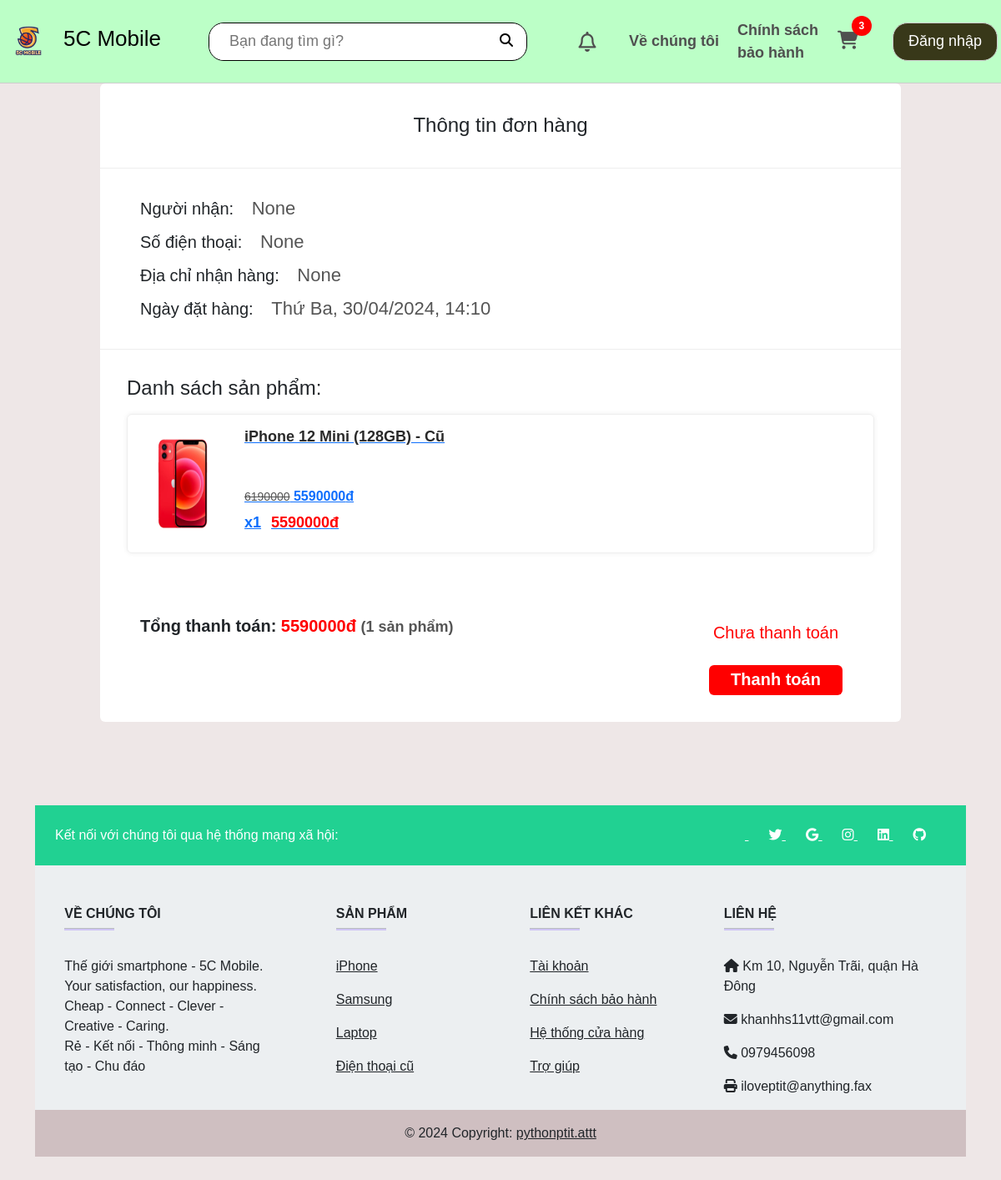
Page /order/details/136 (signed in) on the committed database.
### app/models.py (models this page shows, shortened)
class Cart(models.Model):
    customer = models.OneToOneField(User, on_delete=models.CASCADE, blank=True, null=True)
    def getCartItemsAmount(self):
        cartItems = self.cartitem_set.all()
        total = sum([item.quantity for item in cartItems])
        return total

class CartItem(models.Model):
    product = models.ForeignKey(Product, on_delete=models.SET_NULL, blank=True, null=True)
    cart = models.ForeignKey(Cart, on_delete=models.SET_NULL, blank=True, null=True)
    quantity = models.IntegerField(default=0, null=True, blank=True)
    dateAdded = models.DateTimeField(auto_now_add=True)

class Order(models.Model):
    customer = models.ForeignKey(User, on_delete=models.SET_NULL, blank=True, null=True)
    name = models.CharField(max_length=100, null=True)
    address = models.CharField(max_length=250, null=True)
    phoneNumber = models.CharField(max_length=10, null=True)
    dateOrder = models.DateTimeField(auto_now_add=True)
    complete = models.BooleanField(default=False, null=True, blank=False)
    active = models.BooleanField(default=False)
    isPaid = models.BooleanField(default=False)
    def getDateOrder(self):
        weekdays = ["Thứ Hai", "Thứ Ba", "Thứ Tư", "Thứ Năm", "Thứ Sáu", "Thứ Bảy", "Chủ Nhật"]
        return weekdays[self.dateOrder.astimezone().weekday()] + ', ' + self.dateOrder.astimezone().strftime("%d/%m/%Y, %H:%M")
    @property
    def getOrderItemsAmount(self):
        orderitems = self.orderitem_set.all()
        total = sum([item.quantity for item in orderitems])
        return total
    def getOrderTotalPrice(self):
        orderitems = self.orderitem_set.all()
        total = sum([item.get_total for item in orderitems])
        return total

class OrderItem(models.Model):
    product = models.ForeignKey(Product, on_delete=models.SET_NULL, blank=True, null=True)
    order = models.ForeignKey(Order, on_delete=models.SET_NULL, blank=True, null=True)
    quantity = models.IntegerField(default=0, null=True, blank=True)
    dateAdded = models.DateTimeField(auto_now_add=True)
    @property
    def get_total(self):
        return self.product.price * self.quantity

class Product(models.Model):
    name = models.CharField(max_length=100, null=True)
    price = models.IntegerField()
    cost = models.IntegerField()
    image = models.ImageField(upload_to='product', null=True, blank=True)
    imageURL = models.URLField(null=True, blank=True)
    launchYear = models.IntegerField(default='N/A', null=True, blank=True)
    author = models.CharField(default='N/A', max_length=100, null=True, blank=True)
    description = models.CharField(default='Người bán chưa cung cấp thông tin mô tả sản phẩm.', max_length=3000, null=True, blank=True)
    slugName = models.SlugField(unique=True, null=True, blank=True)
    CATEGORY_CHOICES = [
        ('category0', 'Chưa phân loại'),
        ('category1', 'iPhone cũ'),
        ('category2', 'Tablet'),
        ('category3', 'Samsung'),
        ('category4', 'Oppo - Xiaomi'),
        ('category5', 'Laptop'),
        ('category6', 'iPhone'),
    ]
    category = models.CharField(
        max_length=30,
        choices=CATEGORY_CHOICES,
        default='category0',
    )

### app/views.py (the view)
# urls.py: path('order/details/<int:order_id>', views.orderDetails, name='order-details'),
def orderDetails(request, order_id):
    if request.user.is_authenticated:
        customer = request.user
        cart, created = Cart.objects.get_or_create(customer=customer)
        try:
            order = get_object_or_404(Order, customer=customer, id=order_id)
            items = order.orderitem_set.all()
        except Http404:
            order = {'get_cart_items':0, 'get_cart_total':0}
            items = []
    else:
        customer = None
        cart = {'getCartItemsAmount': 0}
        order = {'get_cart_items':0, 'get_cart_total':0}
        items = []
    context = {'cart': cart ,'order': order, 'items': items}
    return render(request, 'app/orderdetail.html', context)

### app/templates/app/orderdetail.html (shortened to what this page needs)
{% extends 'app/base.html' %}
{% load static %}
{% block title %}
    <link rel="stylesheet" href="{% static 'app/css/orderdetail.css' %}"/>
{% endblock title %}
{% block content %}
    <div class="order-details">
        <h2 class="order-details__heading">Thông tin đơn hàng</h2>
        <div class="customer">
            <h4>Người nhận: <span>{{order.name}}</span></h4>
            <h4>Số điện thoại: <span>{{order.phoneNumber}}</span></h4>
            <h4>Địa chỉ nhận hàng: <span>{{order.address}}</span></h4>
            <h4>Ngày đặt hàng: <span>{{order.getDateOrder}}</span></h4>
        </div>
        <div class="list-product">
            <h4 class="list-product__heading">Danh sách sản phẩm:</h4>
            {% for item in items %}
                <a class="product" href="{% url 'product' item.product.slugName %}">
                    <img class="product__img" src="{{item.product.imageURL}}">
                    <div class="product__info">
                        <h4 class="info__heading">{{item.product.name}}</h4>
                        <div class="info__body">
                            <div class="info__body-price">
                                <del>{{item.product.cost}}</del>
                                {{item.product.price}}đ
                            </div>
                            <div class="total-price">
                                <div class="total-price__quantity">x{{item.quantity}}</div>
                                <div class="total-price__total">{{item.get_total}}đ</div>
                            </div>
                        </div>
                    </div>
                </a>
            {% endfor %}
        </div>
        <div class="order-details__controls">
            <div class="order-details__bill">
                Tổng thanh toán: <span>{{order.getOrderTotalPrice}}đ</span>
                <label>({{order.getOrderItemsAmount}} sản phẩm)</label>
            </div>
            <div class="order-details__status">
                {% if order.isPaid %}
                    {% if order.complete %}
                        <label style="color: #31af91">Đã hoàn thành</label>
                        <button data-order="{{order.id}}" type="button" disabled class="order-demo-button order__complete complete">
                            <img src="{% static 'app/images/success-icon.png' %}">
                        </button>
                    {% else %}
                        <label style="color: #ff7600">Chưa hoàn thành</label>
                        <button data-order="{{order.id}}" type="button" class="order-demo-button order__complete">Đã nhận hàng</button>
                    {% endif %}
                {% else %}
                    <label style="color: #ff0000">Chưa thanh toán</label>
                    <button data-order="{{order.id}}" type="button" class="order-demo-button order__pay-again">Thanh toán</button>
                {% endif %}
            </div>
        </div>
    </div>
{% endblock content %}

### app/templates/app/base.html (shortened to what this page needs)
{% load static %}
<!DOCTYPE html>
<html lang="en">
<head>
    {% block title %}{% endblock title %}
    <link rel="stylesheet" href="https://cdnjs.cloudflare.com/ajax/libs/font-awesome/6.4.2/css/all.min.css">
    <link href="https://cdn.jsdelivr.net/npm/bootstrap@5.3.3/dist/css/bootstrap.min.css" rel="stylesheet">
    <link rel="stylesheet" href="{% static 'app/css/reset.css' %}"/>
    <link rel="stylesheet" href="{% static 'app/css/base.css' %}"/>
    <link rel="stylesheet" href="{% static 'app/css/responsive.css' %}"/>
</head>
<body>
    <header>
        <div class="header">
            <div class="nav grid">
                <div class="nav__logo">
                    <a href="{% url 'home' %}" class="logo-link">
                        <img class="logo-link__icon pc" src="{% static 'app/images/5c-logo.png' %}" alt="">
                        <h2 class="logo-link__heading">5C Mobile</h2>
                    </a>
                </div>
                <div class="nav__search">
                    <input id="search-input" class="search__input tablet pc" type="text" placeholder="Bạn đang tìm gì?">
                    <button id="search-button" type="button" class="search__btn">
                        <i class="fa-solid fa-magnifying-glass"></i>
                    </button>
                </div>
                <div class="nav__notify pc tablet">
                    <div class="nav__notify-icon">
                        <a href="{% url 'notifications' %}" class="nav__notify-link">
                            <i class="fa-regular fa-bell"></i>
                        </a>
                    </div>
                </div>
                <div class="nav__support pc tablet">
                    <a href="{% url 'aboutus' %}" class="nav__support-link">Về chúng tôi</a>
                </div>
                <div class="nav__support pc tablet">
                  <a href="{% url 'gurantee' %}" class="nav__support-link">Chính sách bảo hành</a>
                </div>
                <div class="nav__cart pc tablet">
                    <a href="{% url 'cart' %}" class="nav__cart-link">
                        <i class="fa-solid fa-cart-shopping"><div class="nav__cart-quantity">{{cart.getCartItemsAmount}}</div></i>
                    </a>
                </div>
                <div class="nav__user">
                    <button type="button" id="sign-btn" class="sign-btn">Đăng nhập</button>
                </div>
            </div>
        </div>
    </header>
    {% block content %}{% endblock content %}
    {% block footer %}
<div class="container my-5" id="footer">
    <footer
            class="custom-footer text-center text-lg-start text-dark"
            style="background-color: #ECEFF1"
            >
      <section
               class="d-flex justify-content-between p-4 text-white"
               style="background-color: #21D192"
               >
        <div class="me-5">
          <span>Kết nối với chúng tôi qua hệ thống mạng xã hội:</span>
        </div>
        <div>
          <a href="https://www.facephone.com/profile.php?id=61558973225461" class="text-white me-4">
          </a>
          <a href="" class="text-white me-4">
            <i class="fab fa-twitter"></i>
          </a>
          <a href="" class="text-white me-4">
            <i class="fab fa-google"></i>
          </a>
          <a href="" class="text-white me-4">
            <i class="fab fa-instagram"></i>
          </a>
          <a href="" class="text-white me-4">
            <i class="fab fa-linkedin"></i>
          </a>
          <a href="" class="text-white me-4">
            <i class="fab fa-github"></i>
          </a>
        </div>
      </section>
      <section class="">
        <div class="container text-center text-md-start mt-5">
          <div class="row mt-3">
            <div class="col-md-3 col-lg-4 col-xl-3 mx-auto mb-4">
              <h6 class="text-uppercase fw-bold">Về chúng tôi</h6>
              <hr
                  class="mb-4 mt-0 d-inline-block mx-auto"
                  style="width: 60px; background-color: #7c4dff; height: 2px"
                  />
              <p>
                Thế giới smartphone - 5C Mobile.
                    Your satisfaction, our happiness.
                    Cheap - Connect - Clever - Creative - Caring.
                </br>Rẻ - Kết nối - Thông minh - Sáng tạo - Chu đáo
              </p>
            </div>
            <div class="col-md-2 col-lg-2 col-xl-2 mx-auto mb-4">
              <h6 class="text-uppercase fw-bold">Sản phẩm</h6>
              <hr
                  class="mb-4 mt-0 d-inline-block mx-auto"
                  style="width: 60px; background-color: #7c4dff; height: 2px"
                  />
              <p>
                <a href="http://127.0.0.1:8000/search/iphone/" class="text-dark">iPhone</a>
              </p>
              <p>
                <a href="http://127.0.0.1:8000/search/samsung/" class="text-dark">Samsung</a>
              </p>
              <p>
                <a href="http://127.0.0.1:8000/search/laptop/" class="text-dark">Laptop</a>
              </p>
              <p>
                <a href="http://127.0.0.1:8000/search/cu/" class="text-dark">Điện thoại cũ</a>
              </p>
            </div>
            <div class="col-md-3 col-lg-2 col-xl-2 mx-auto mb-4">
              <h6 class="text-uppercase fw-bold">Liên kết khác</h6>
              <hr
                  class="mb-4 mt-0 d-inline-block mx-auto"
                  style="width: 60px; background-color: #7c4dff; height: 2px"
                  />
              <p>
                <a href="#!" class="text-dark">Tài khoản</a>
              </p>
              <p>
                <a href="{% url 'gurantee' %}" class="text-dark">Chính sách bảo hành</a>
              </p>
              <p>
                <a href="#!" class="text-dark">Hệ thống cửa hàng</a>
              </p>
              <p>
                <a href="#chat-bot" class="text-dark">Trợ giúp</a>
              </p>
            </div>
            <div class="col-md-4 col-lg-3 col-xl-3 mx-auto mb-md-0 mb-4">
              <h6 class="text-uppercase fw-bold">Liên hệ</h6>
              <hr
                  class="mb-4 mt-0 d-inline-block mx-auto"
                  style="width: 60px; background-color: #7c4dff; height: 2px"
                  />
              <p><i class="fas fa-home mr-3"></i> Km 10, Nguyễn Trãi, quận Hà Đông</p>
              <p><i class="fas fa-envelope mr-3"></i> khanhhs11vtt@gmail.com</p>
              <p><i class="fas fa-phone mr-3"></i> 0979456098</p>
              <p><i class="fas fa-print mr-3"></i> iloveptit@anything.fax</p>
            </div>
          </div>
        </div>
      </section>
      <div
           class="text-center p-3"
           style="background-color: rgba(90, 0, 0, 0.2)"
           >
        © 2024 Copyright:
        <a class="text-dark" href="https://mdbootstrap.com/"
           >pythonptit.attt</a
          >
      </div>
    </footer>
  </div>
    {% endblock footer %}
</body>
</html>

### rows in the picture
Cart: getCartItemsAmount "3"
Order: name "None", phoneNumber "None", address "None", getDateOrder "Thứ Ba, 30/04/2024, 14:10", getOrderTotalPrice "5590000", getOrderItemsAmount "1"
OrderItem: product.imageURL (picture), product.name "iPhone 12 Mini (128GB) - Cũ", product.cost "6190000", product.price "5590000", quantity "1", get_total "5590000"
